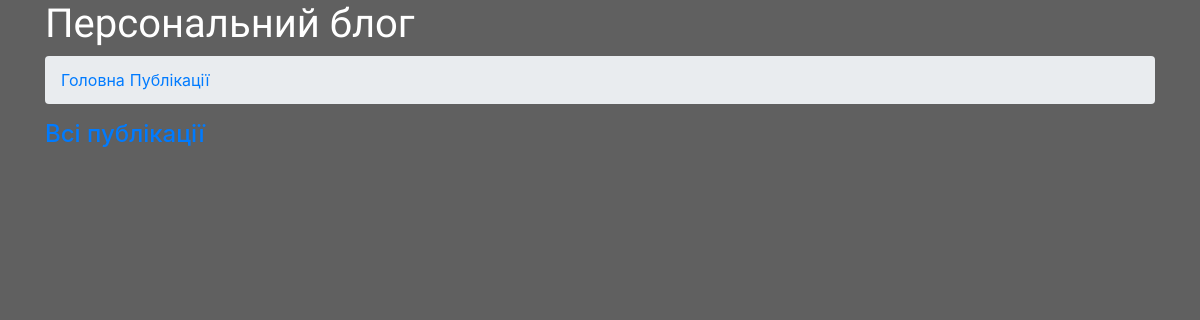
The app's page /, older data.
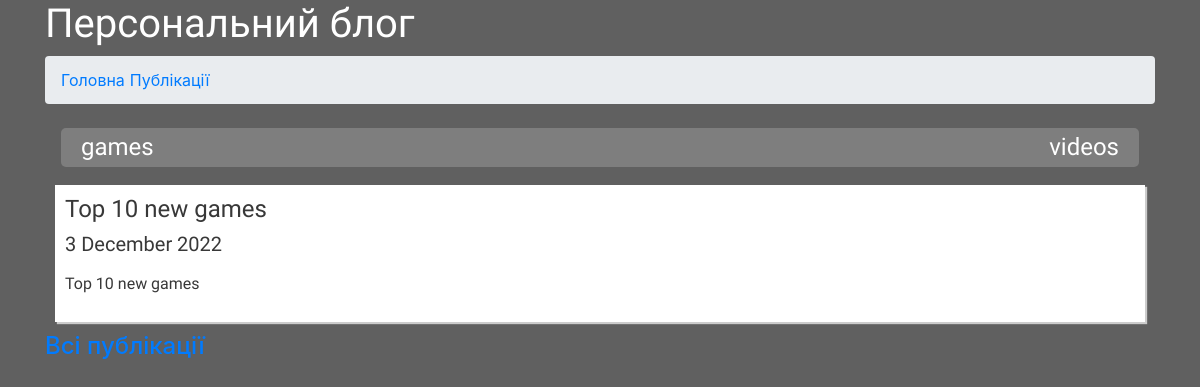
The same page, newer data.
### app_blog/models.py (models this page shows, shortened)
class Category(models.Model):
    category = models.CharField(
        u'Категорія', max_length=250, help_text=u'Максимум 250 символів')
    slug = models.SlugField(u'Слаг')
    objects = models.Manager()
    class Meta:
        verbose_name = u'Категорія для публікації'
        verbose_name_plural = u'Категорії для публікацій'
    def get_absolute_url(self):
        try:
            url = reverse('articles-category-list',
                          kwargs={'slug': self.slug})
        except:
            url = "/"
        return url

class Article(models.Model):
    title = models.CharField(u'Заголовок',
                             max_length=250,
                             help_text=u'Максимум 250 символів')
    description = models.TextField(blank=True, verbose_name=u'Опис')
    pub_date = models.DateTimeField(u'Дата публікації', default=timezone.now)
    slug = models.SlugField(u'Слаг', unique_for_date='pub_date')
    main_page = models.BooleanField(u'Головна',
                                    default=False,
                                    help_text=u'Показувати на головній сторінці')
    category = models.ForeignKey(Category,
                                 related_name='articles',
                                 blank=True,
                                 null=True,
                                 verbose_name=u'Категорія',
                                 on_delete=models.CASCADE)
    objects = models.Manager()
    class Meta:
        ordering = ['-pub_date']
        verbose_name = u'Стаття'
        verbose_name_plural = u'Статті'
    def get_absolute_url(self):
        try:
            url = reverse('news-detail',
                          kwargs={
                              'year': self.pub_date.strftime("%Y"),
                              'month': self.pub_date.strftime("%m"),
                              'day': self.pub_date.strftime("%d"),
                              'slug': self.slug,
                          })
        except:
            url = "/"
        return url

### app_blog/views.py (the view)
# urls.py: path(r'', HomePageView.as_view(), name='home'),
class HomePageView(ListView):
    model = Article
    template_name = 'index.html'
    context_object_name = 'categories'
    def get_context_data(self, **kwargs):
        context = super(HomePageView,
                        self).get_context_data(**kwargs)
        context['articles'] = Article.objects.filter(main_page=True)[:5]
        return context
    def get_queryset(self, *args, **kwargs):
        categories = Category.objects.all()
        return categories

### app_blog/templates/index.html (shortened to what this page needs)
{% extends "base.html" %}
{% load static %}
{% block content %}{% endblock %}

Row changes from the older to the newer data that the page shows:
added Category: slug+category "games videos Top 10 new games 3 December 2022 Top 10 new games"
